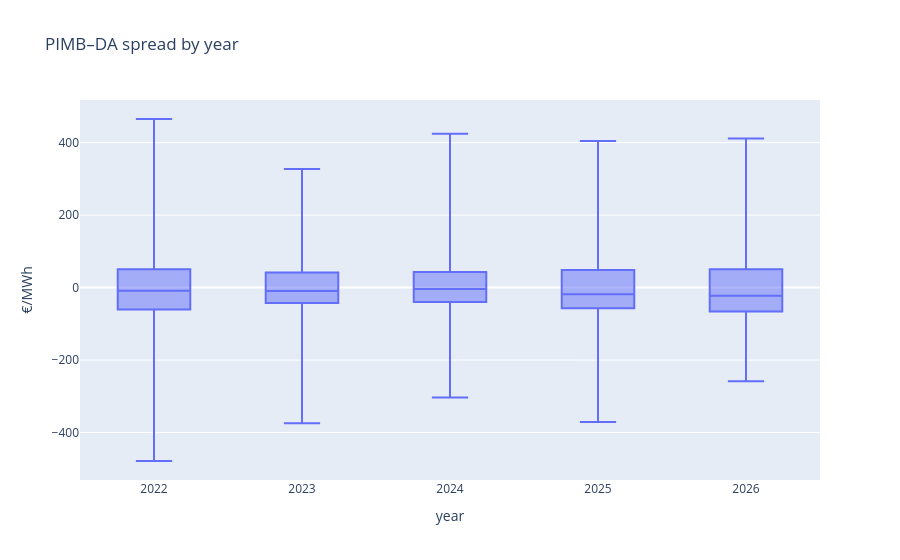

Notebook cell for this chart:
### Code cell
d = df[["spread"]].dropna().assign(year=lambda x: x.index.year)
fig = px.box(d, x="year", y="spread", points=False, title="PIMB–DA spread by year")
fig.update_layout(yaxis_title="€/MWh")
fig

### Figure 1 — Plotly figure (JSON) as saved in the notebook; plotly's stock layout.template omitted (floating-point values rounded to 4 significant figures; data arrays with more than 128 entries replaced by an {"elided": "..."} marker saying what was removed)
{"data": [{"alignmentgroup": "True", "boxpoints": false, "hovertemplate": "year=%{x}<br>spread=%{y}<extra></extra>", "legendgroup": "", "marker": {"color": "#636efa"}, "name": "", "notched": false, "offsetgroup": "", "orientation": "v", "showlegend": false, "type": "box", "x": {"elided": "81445 int values"}, "x0": " ", "xaxis": "x", "y": {"elided": "81445 float values"}, "y0": " ", "yaxis": "y"}], "layout": {"boxmode": "group", "legend": {"tracegroupgap": 0}, "title": {"text": "PIMB–DA spread by year"}, "xaxis": {"anchor": "y", "domain": [0, 1], "title": {"text": "year"}}, "yaxis": {"anchor": "x", "domain": [0, 1], "title": {"text": "€/MWh"}}}}
